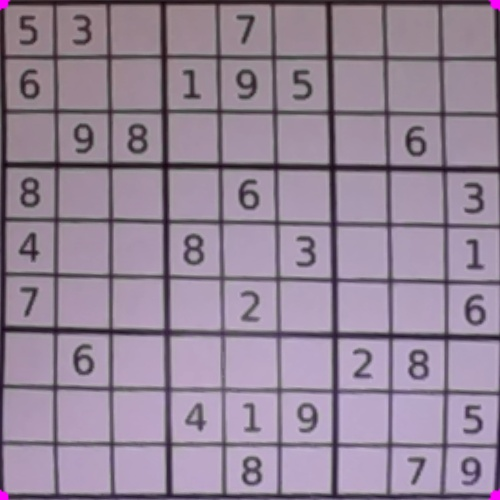
#> input picture python_code/cropped_grid.jpg, 500 x 500 px
$ python getnumbers.py
#> lines starting #> are read from the running program, lines starting #| are printed output that depends on the picture; after the words box and inside, x2 and y2 are one past the last pixel; in counts of white or black regions, pixels touching at a corner belong together
import cv2
import numpy as np
import pytesseract

def preprocess_image(image_path):
    # Read the image
    img = cv2.imread(image_path, cv2.IMREAD_GRAYSCALE)

    # Apply Gaussian blur to reduce noise
    blurred = cv2.GaussianBlur(img, (5, 5), 0)

    # Apply adaptive thresholding to make the grid and numbers stand out
    thresh = cv2.adaptiveThreshold(blurred, 255, cv2.ADAPTIVE_THRESH_GAUSSIAN_C,
                                   cv2.THRESH_BINARY_INV, 11, 2)

    # Show the thresholded image
    cv2.imshow('Threshold Image', thresh)
    cv2.waitKey(0)  # Wait for any key to be pressed
    cv2.destroyAllWindows()

    return thresh

def extract_cells(thresh_img):
    # Find contours to locate the Sudoku grid
    contours, _ = cv2.findContours(thresh_img, cv2.RETR_EXTERNAL, cv2.CHAIN_APPROX_SIMPLE)

    # Find the largest rectangle assumed to be the grid
    grid_contour = max(contours, key=cv2.contourArea)

    # Get a bounding box for the grid
    x, y, w, h = cv2.boundingRect(grid_contour)
    grid = thresh_img[y:y + h, x:x + w]

    # Resize the grid to a standard size (e.g., 450x450)
    grid_resized = cv2.resize(grid, (450, 450))

    # Show the resized grid
    cv2.imshow('Resized Grid', grid_resized)
    cv2.waitKey(0)
    cv2.destroyAllWindows()

    # Divide the grid into 81 cells (9x9)
    cells = []
    cell_size = 50  # 450/9 = 50 pixels per cell
    for row in range(9):
        row_cells = []
        for col in range(9):
            x_start = col * cell_size
            y_start = row * cell_size
            cell = grid_resized[y_start:y_start + cell_size, x_start:x_start + cell_size]
            row_cells.append(cell)

            # Show each extracted cell
            cv2.imshow(f'Cell {row+1}-{col+1}', cell)
            cv2.waitKey(0)
            cv2.destroyAllWindows()

        cells.append(row_cells)

    return cells

def recognize_numbers(cells):
    sudoku_grid = []
    for row in cells:
        row_numbers = []
        for cell in row:
            # Invert the cell for better OCR
            inverted_cell = cv2.bitwise_not(cell)

            # Use Tesseract OCR to recognize the digit
            number = pytesseract.image_to_string(inverted_cell, config='--psm 10 digits')

            # Clean up OCR output
            number = number.strip()

            if number.isdigit():
                # If number > 9, extract the last digit
                row_numbers.append(int(number[-1]))
            else:
                row_numbers.append(0)  # Use 0 for empty cells
        sudoku_grid.append(row_numbers)
    return sudoku_grid

def main(image_path):
    # Preprocess the image
    thresh = preprocess_image(image_path)
#> in preprocess_image, `img = cv2.imread(image_path, cv2.IMREAD_GRAYSCALE)`:
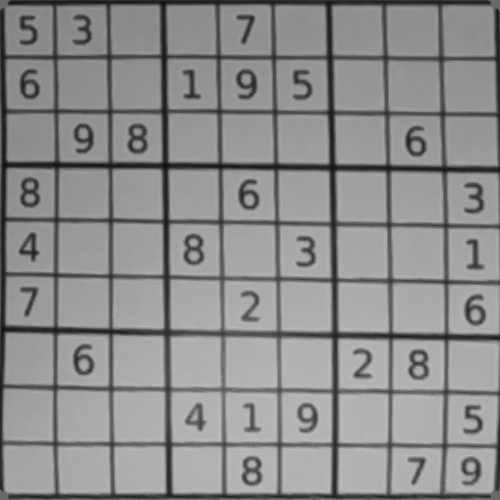
#> img: shape (500, 500); min 10, max 189, mean 140.4
#> in preprocess_image, `thresh = cv2.adaptiveThreshold(blurred, 255, cv2.ADAPTIVE_THRESH_GAUSS..`:
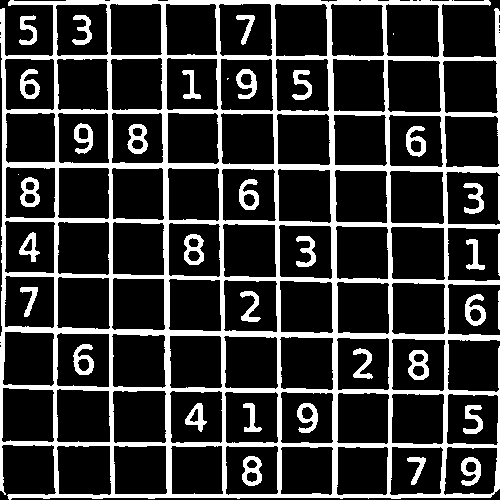
#> thresh: shape (500, 500); 20.8% white; 37 white regions (3 under 20 px)

    # Extract individual cells
    cells = extract_cells(thresh)
#> in extract_cells, `contours, _ = cv2.findContours(thresh_img, cv2.RETR_EXTERNAL, cv2.CHAI..`: contours = 8 contours; box (x1, y1, x2, y2) and area: (0, 0, 500, 500) 228706, (465, 294, 486, 326) 410, (463, 183, 484, 214) 246, (19, 15, 37, 45) 212, (466, 239, 485, 270) 196, (498, 176, 500, 221) 44, (498, 233, 500, 276) 40, (498, 290, 500, 330) 37
#> in extract_cells, `grid_contour = max(contours, key=cv2.contourArea)`: grid_contour = contour of 372 points, box (x1, y1, x2, y2) (0, 0, 500, 500), area 228706
#> in extract_cells, `x, y, w, h = cv2.boundingRect(grid_contour)`: x = 0; w = 500
#> in extract_cells, `grid_resized = cv2.resize(grid, (450, 450))`:
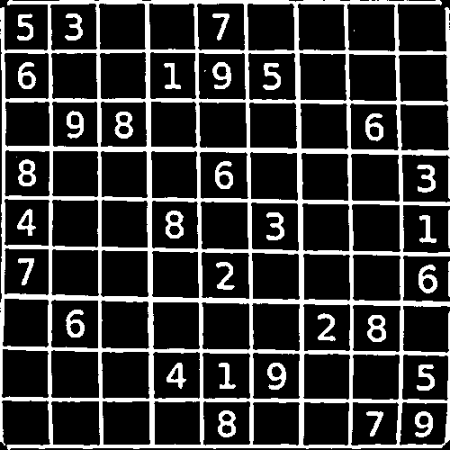
#> grid_resized: shape (450, 450); min 0, max 255, mean 53.1
#> the loop in extract_cells, `for row in range(9):` made 9 passes
#> pass 1, in extract_cells, `cv2.imshow(f'Cell {row+1}-{col+1}', cell)`:
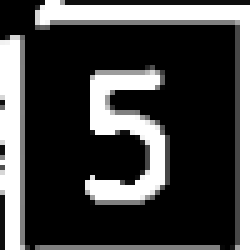
#> window 'Cell 1-1': shape (50, 50) (shown 5 times larger); min 0, max 255, mean 69
#> pass 1, in extract_cells, `cv2.imshow(f'Cell {row+1}-{col+1}', cell)`:
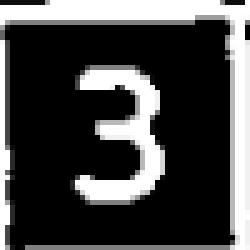
#> window 'Cell 1-2': shape (50, 50) (shown 5 times larger); min 0, max 255, mean 69.8
#> pass 1, in extract_cells, `cv2.imshow(f'Cell {row+1}-{col+1}', cell)`:
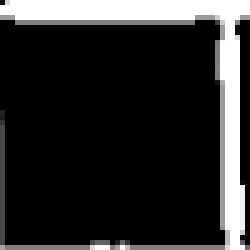
#> window 'Cell 1-4': shape (50, 50) (shown 5 times larger); min 0, max 255, mean 43.5
#> after the loop in extract_cells, `for row in range(9):`: cells = 9 items
#> cells = 9 items

    # Recognize numbers and construct the Sudoku grid
    sudoku_grid = recognize_numbers(cells)
#> the loop in recognize_numbers, `for row in cells:` made 1 pass
#> after the loop in recognize_numbers, `for row in cells:`:
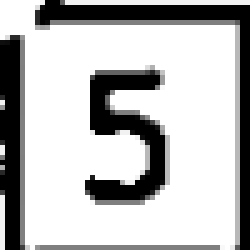
#> inverted_cell: shape (50, 50) (shown 5 times larger); min 0, max 255, mean 186
#> after the loop in recognize_numbers, `for row in cells:`: sudoku_grid = []

    # Print the grid
    for row in sudoku_grid:
        print(row)

if __name__ == "__main__":
    # Replace 'cropped_grid.jpg' with your image path
    image_path = "cropped_grid.jpg"
    main(image_path)
#> (the call stopped at in recognize_numbers, `number = pytesseract.image_to_string(inverted_cell, config='--psm 10 d..`: pytesseract is not available in this run)
